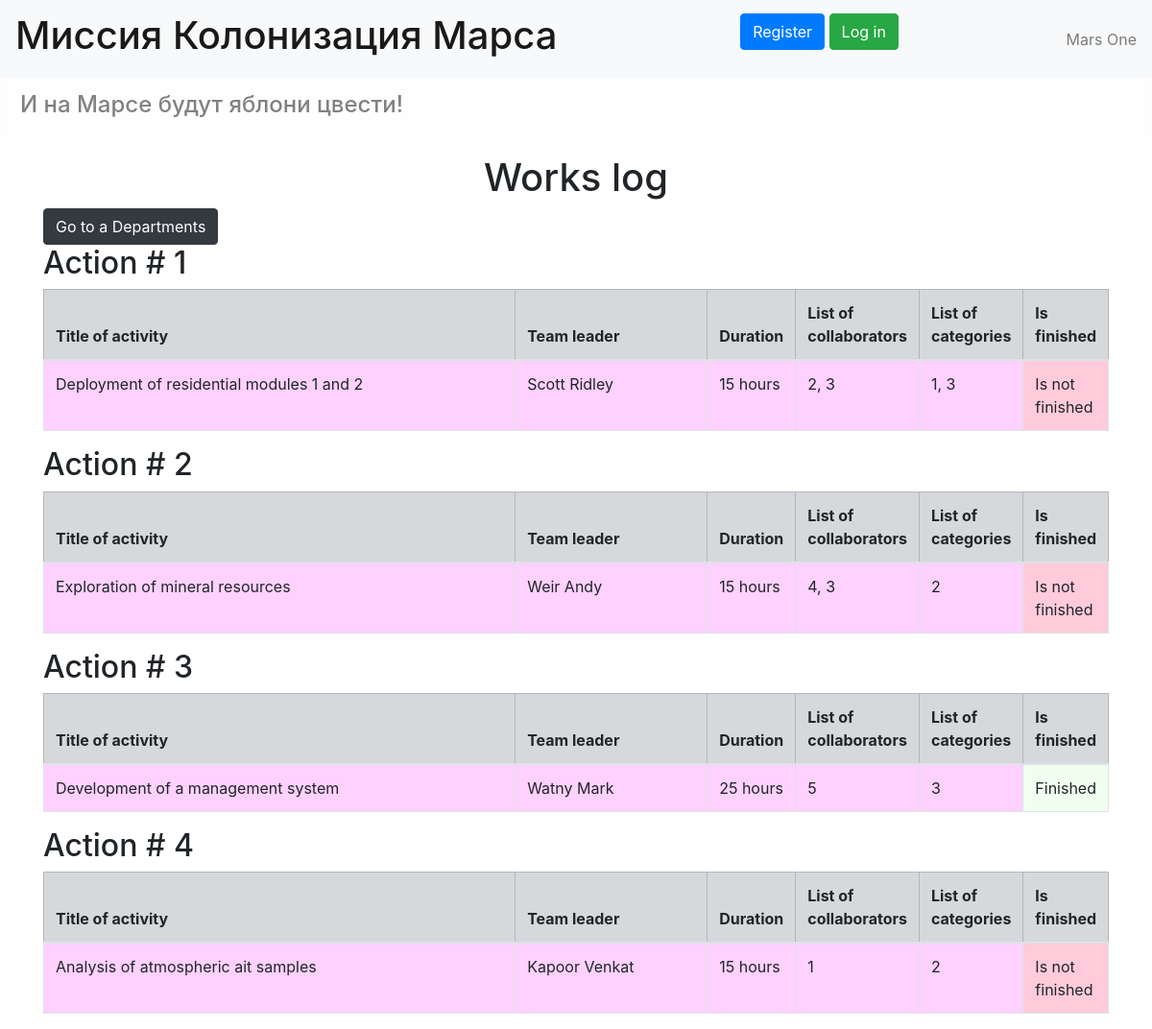
The page / on the database its author committed.
### data/jobs.py (models this page shows)
class Jobs(SqlAlchemyBase):
    __tablename__ = 'jobs'
    id = sqlalchemy.Column(sqlalchemy.Integer,
                           primary_key=True, autoincrement=True)
    team_leader_id = sqlalchemy.Column(sqlalchemy.Integer, sqlalchemy.ForeignKey("users.id"))
    team_leader = orm.relation('User')
    job = sqlalchemy.Column(sqlalchemy.String, nullable=True)
    work_size = sqlalchemy.Column(sqlalchemy.Integer, nullable=True)
    collaborators = sqlalchemy.Column(sqlalchemy.String, nullable=True)
    start_date = sqlalchemy.Column(sqlalchemy.String, nullable=True)
    end_date = sqlalchemy.Column(sqlalchemy.String, nullable=True)
    is_finished = sqlalchemy.Column(sqlalchemy.Boolean, nullable=True)
    categories_id = sqlalchemy.Column(sqlalchemy.String, nullable=True)
    categories = orm.relation("Category",
                              secondary="association",
                              backref="jobs")

### data/users.py (models this page shows, shortened)
class User(SqlAlchemyBase, UserMixin):
    __tablename__ = 'users'
    id = sqlalchemy.Column(sqlalchemy.Integer,
                           primary_key=True, autoincrement=True)
    surname = sqlalchemy.Column(sqlalchemy.String, nullable=True)
    name = sqlalchemy.Column(sqlalchemy.String, nullable=True)
    age = sqlalchemy.Column(sqlalchemy.Integer, nullable=True)
    position = sqlalchemy.Column(sqlalchemy.String, nullable=True)
    speciality = sqlalchemy.Column(sqlalchemy.String, nullable=True)
    address = sqlalchemy.Column(sqlalchemy.String, nullable=True)
    email = sqlalchemy.Column(sqlalchemy.String, unique=True, nullable=True)
    hashed_password = sqlalchemy.Column(sqlalchemy.String, nullable=True)
    modified_date = sqlalchemy.Column(sqlalchemy.DateTime, default=datetime.datetime.now)

### main.py (the view)
@app.route('/')
def index():
    session = db_session.create_session()
    jobs = session.query(Jobs)
    return render_template('index.html', jobs=jobs)

### data/db_session.py (called while the page is built)
def create_session() -> Session:
    global __factory
    return __factory()

### templates/index.html (shortened to what this page needs)
{% extends "base.html" %}
{% block content %}
<h1>Works log</h1>
<a class="btn btn-dark" href="/departments">Go to a Departments</a>
 <br>
{% for job in jobs %}
    <h2>Action # {{job.id}}</h2>
    <table class="table table-bordered">
        <thead>
        <tr class="table-secondary">
            <th>Title of activity</th>
            <th width="200px">Team leader</th>
            <th width="70px">Duration</th>
            <th width="50px">List of collaborators</th>
            <th width="50px">List of categories</th>
            <th width="50px">Is finished</th>
        </tr>
        </thead>
        <tbody>
        <tr>
            <td class="purple">{{job.job}}</td>
            <td class="purple" width="200px">{{job.team_leader.surname}} {{job.team_leader.name}}</td>
            <td class="purple" width="70px">{{job.work_size}} hours</td>
            <td class="purple" width="20px">{{job.collaborators}}</td>
            <td class="purple" width="20px">{{job.categories_id}}</td>
            {%if job.is_finished%}
            <td class="green" width="50px">Finished</td>
            {% else %}
            <td class="pig" width="50px">Is not finished </td>
            {% endif %}
        </tr>
        </tbody>
    </table>
{% endfor %}
{% endblock %}

### static/css/style.css (style rules this page uses)
h1 { text-align: center; }
.purple { background-color: #FED1FF; }
.pig { background-color: #FFCBDB; }
.green { background-color: #F0FFF0; }

### rows shown on the page
Jobs: id "1", job "Deployment of residential modules 1 and 2", team_leader.surname "Scott", team_leader.name "Ridley", work_size "15", collaborators "2, 3", categories_id "1, 3", is_finished "Is not finished"
Jobs: id "2", job "Exploration of mineral resources", team_leader.surname "Weir", team_leader.name "Andy", work_size "15", collaborators "4, 3", categories_id "2", is_finished "Is not finished"
Jobs: id "3", job "Development of a management system", team_leader.surname "Watny", team_leader.name "Mark", work_size "25", collaborators "5", categories_id "3", is_finished "Finished"
Jobs: id "4", job "Analysis of atmospheric ait samples", team_leader.surname "Kapoor", team_leader.name "Venkat", work_size "15", collaborators "1", categories_id "2", is_finished "Is not finished"
